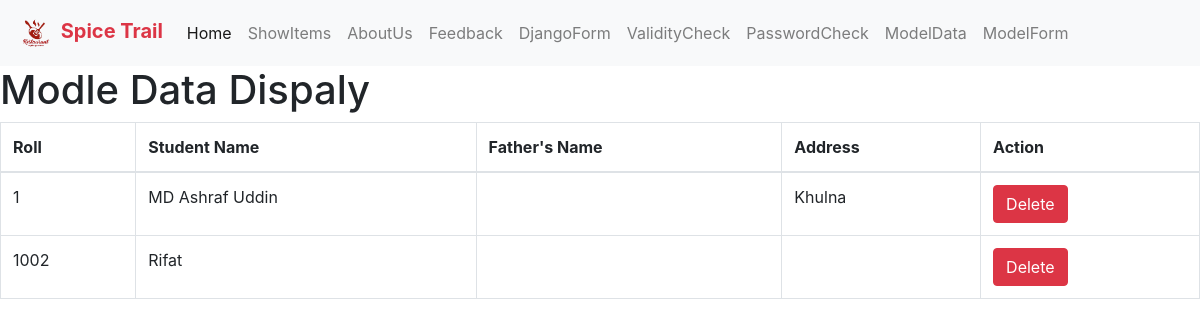
Page /feedback-form/model-data on the earlier database version.
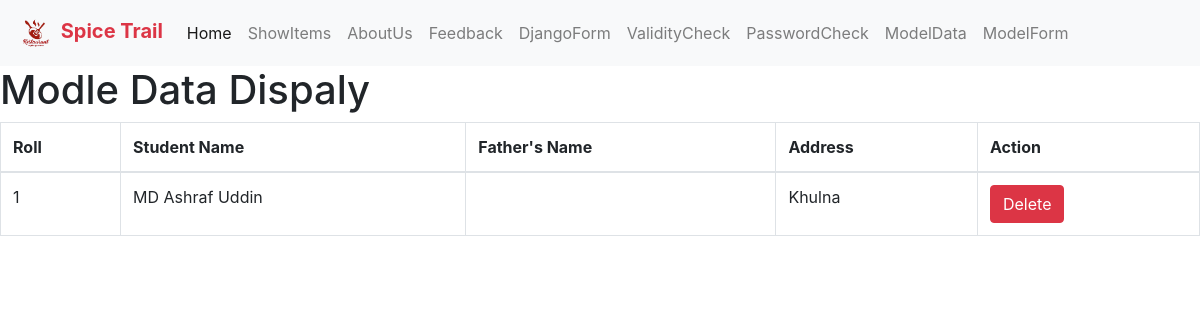
Same page on the later database version.
### forms/models.py (models this page shows, shortened)
class Student(models.Model):
    name=models.CharField(max_length=20)
    roll=models.IntegerField(primary_key=True)
    address=models.TextField()

### forms/views.py (the view)
# urls.py: path('model-data', views.DisplayData, name='model-data'),
def DisplayData(request):
    student = models.Student.objects.all()
    return render(request, 'modleDataShow.html', {'data': student})

### forms/templates/modleDataShow.html
{% extends "base.html" %}
{% block content %}
<h1>Modle Data Dispaly</h1>
{% if data %}
<table class="table table-bordered">
  <thead>
    <tr>
      <th scope="col">Roll</th>
      <th scope="col">Student Name</th>
      <th scope="col">Father's Name</th>
      <th scope="col">Address</th>
      <th scope="col">Action</th>
    </tr>
  </thead>
  <tbody>
    {% for st in data %}
    <tr>
      <td>{{st.roll}}</td>
      <td>{{st.name}}</td>
      <td>{{st.father_name}}</td>
      <td>{{st.address}}</td>
      <td><a class='btn btn-danger text-white' href="{% url "delete-student" st.roll %}">Delete</a></td>
    </tr>
    {%endfor%}
  </tbody>
</table>
{% else %}
<h3>No data available to show</h3>
{% endif%}
{% endblock content %}

Differences in the rows shown:
removed Student: roll "1002", name "Rifat"
